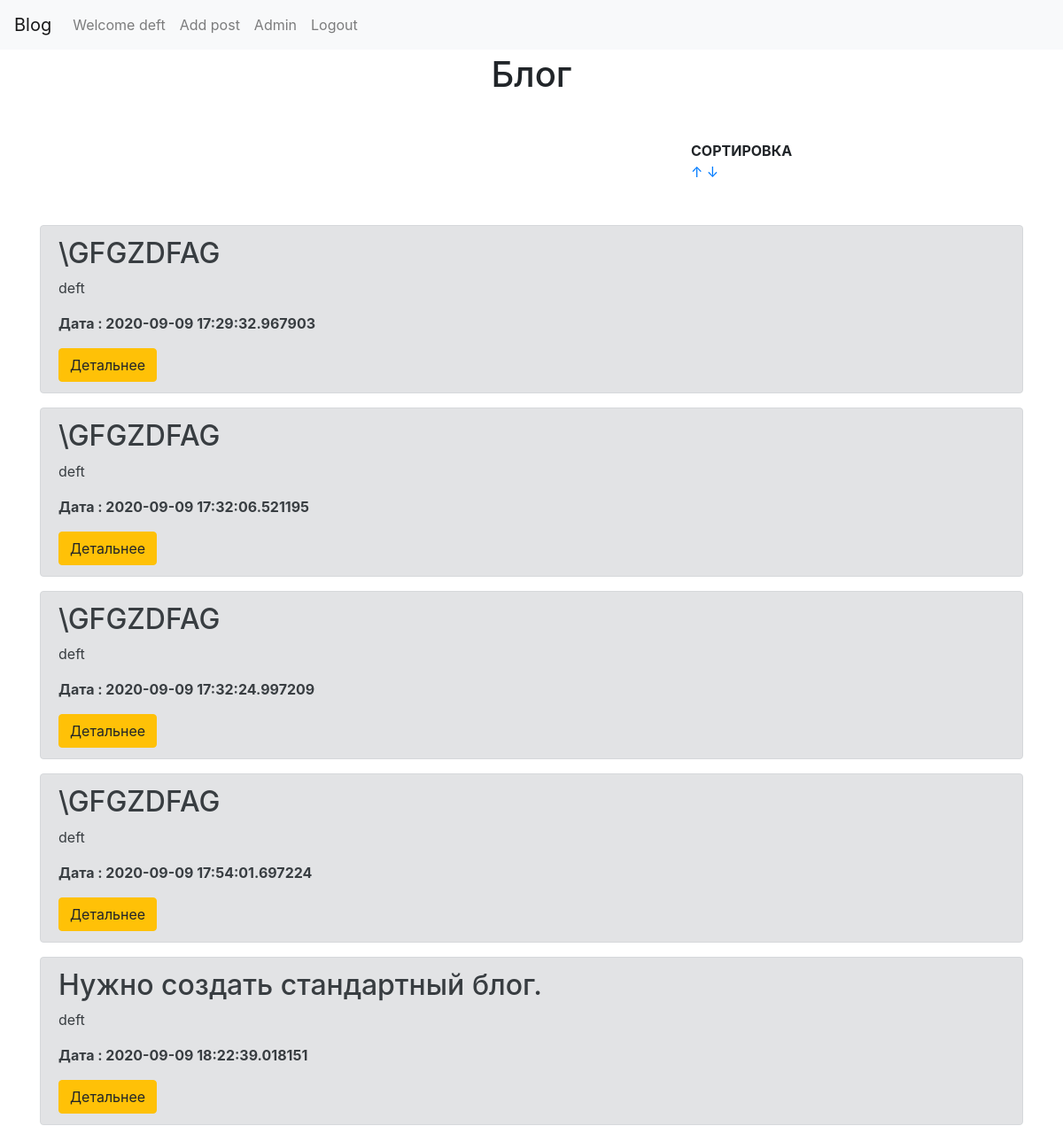
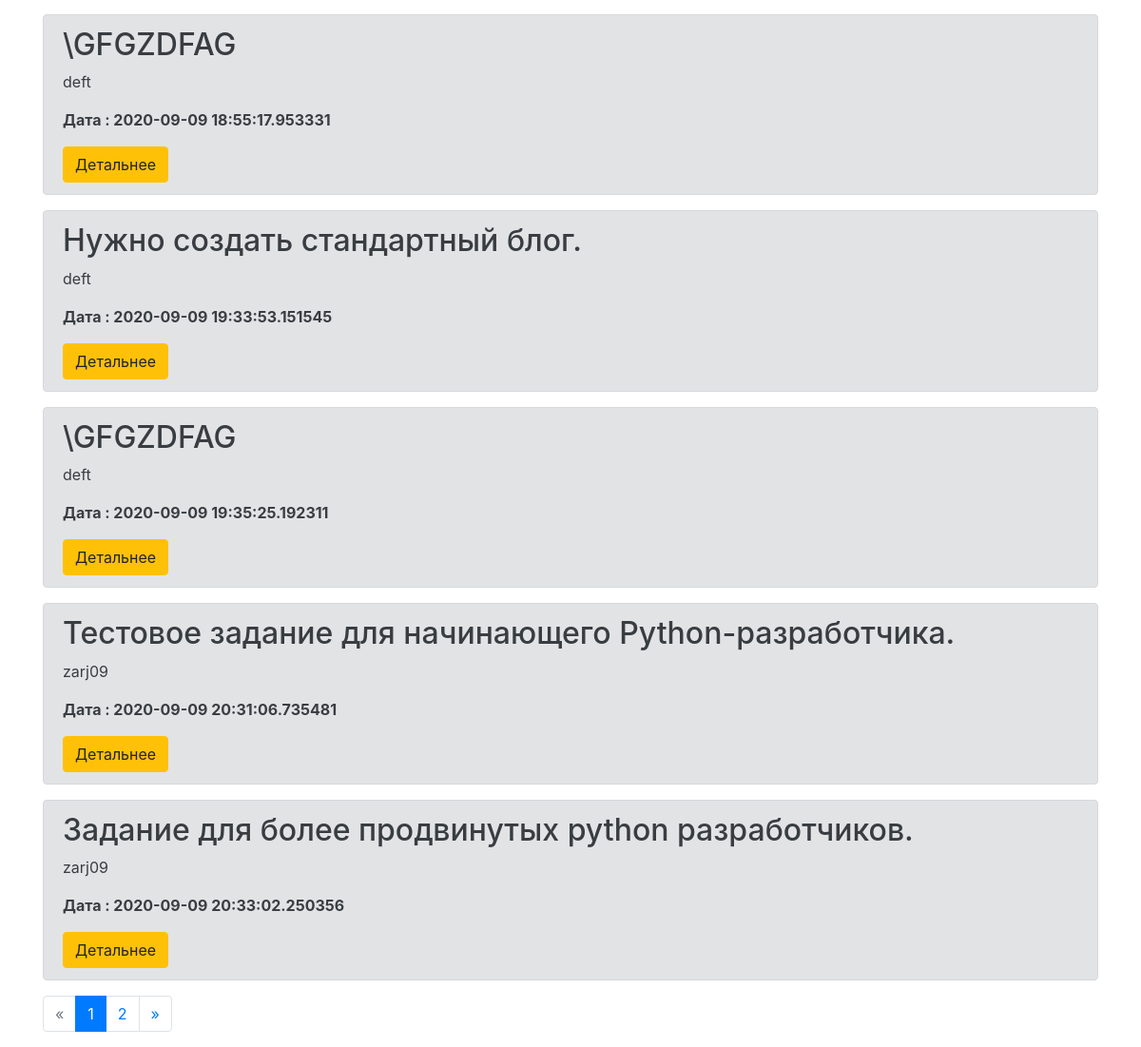
The page /?sort=1 (signed in) on the database its author committed (2 pictures, top to bottom).
### app.py (models this page shows, shortened)
class Users(db.Model, UserMixin):
    __tablename__ = 'Users'
    id=db.Column(db.Integer,primary_key=True)
    username=db.Column(db.String(50), nullable = False)
    email=db.Column(db.String(50), nullable = False)
    password = db.Column(db.String(250), nullable = False)
    creationData=db.Column(db.DateTime,default=datetime.now())

class Article(db.Model):
    __tablename__ = 'articl'
    id=db.Column(db.Integer,primary_key=True)
    Authors=db.Column(db.String(50), nullable = False)
    Header=db.Column(db.String(300), nullable = False)
    content = db.Column(db.String(1500), nullable = False)
    img1=db.Column(db.String(248), nullable=True)
    creationData=db.Column(db.DateTime,default=datetime.now())

### app.py (the view)
@app.route('/')
def index():
    order = request.args.get('sort')
    page=request.args.get('page')
    if order is not None:
        if order == '1':
            articles = Article.query.order_by(Article.creationData)
        elif order == '2':
            articles = Article.query.order_by(Article.creationData.desc())
    else:
        articles = Article.query.order_by(Article.creationData.desc())
    if page and page.isdigit():
        page=int(page)
    else:
        page=1
    pages=articles.paginate(page=page,per_page=10)
    return render_template('index.html',articles=articles,pages =pages)

### app.py (called while the page is built)
@login_manager.user_loader
def load_user(user_id):
    return Users.query.get(int(user_id))

### templates/index.html (shortened to what this page needs)
        {% extends "base.html" %}
        {% block content %}
    <div class="container">
        <h1 class="text-center mt-1"> Блог </h1>
            </div>
    <div class="row" style= margin-top:50px;margin-left:315px>
        <div class="col-md-2 offset-md-6">
            <span><b>СОРТИРОВКА</b></span>
            <a href="/?sort=1">&uarr;</a>
            <a href="/?sort=2">&darr;</a>
        </div>
</div>
<div class="container mt-5">
    {%for art in pages.items%}
    <div class="alert alert-secondary">
        <h2>{{art.Header}}</h2>
        <p>{{ art.Authors}}</p>
        <p><b>Дата : {{art.creationData}}</b></p>
        <a href="/show?id={{ art.id }}"class="btn btn-warning"> Детальнее </a>
    </div>
    {%endfor%}
            <nav aria-label="...">
                <ul class="pagination">
                  <li {%if not pages.prev_num%} class="page-item disabled" {%else%} class="page-item " {%endif%}>
                    <a class="page-link" href='./?page={{pages.prev_num}}' tabindex="-1">«</a>
                  </li>
                  {%for page in pages.iter_pages() %}
                  {%if  page==pages.page%} <li class="page-item active">{%endif%}
                      {%if page %}
                    <a class="page-link" href="./?page={{page}}">{{page}} <span class="sr-only">(current)</span></a>
                  </li>
                  {%else%}
                  <li class="page-item disabled"><a class="page-link" href="">...</a></li>
                  {%endif%}
                  {% endfor %}
                  <li {%if not pages.next_num%} class="page-item disabled" {%else%} class="page-item " {%endif%}>
                      <a class="page-link" href="./?page={{pages.next_num}}">»</a>
                  </li>
              </ul>
              </nav>        </div>
{% endblock %}

### templates/base.html (shortened to what this page needs)
<!DOCTYPE html>
    <head>
      <link rel="stylesheet" href="https://stackpath.bootstrapcdn.com/bootstrap/4.5.0/css/bootstrap.min.css">
      <nav class="navbar navbar-expand-lg navbar-light bg-light">
        <a class="navbar-brand" href="{{ url_for('index') }}"> Blog</a>
        <div class="collapse navbar-collapse" id="navbarNav">
          <ul class="navbar-nav">
            {% if current_user.is_authenticated %}
            <li class="nav-item">
              <a class="nav-link" > Welcome {{current_user.username}}</a>
            </li>
            <li class="nav-item">
              <a class="nav-link" href="{{ url_for('add') }}" > Add post</a>
            </li>
            <li class="nav-item">
              <a class="nav-link" href="\admin"  >Admin</a>
            </li>
            <li class="nav-item">
              <a class="nav-link" href="{{ url_for('logout') }}"> Logout</a>
            </li>
              {% endif %}
          </ul>
        </div>
      </nav>
      </head>
      <body>
        {%block content%} {%endblock%}
      </body>
</html>

### rows shown on the page
Users: username "deft"
Article: Header "\\GFGZDFAG", Authors "deft", creationData "2020-09-09 17:29:32.967903"
Article: Header "\\GFGZDFAG", Authors "deft", creationData "2020-09-09 17:32:06.521195"
Article: Header "\\GFGZDFAG", Authors "deft", creationData "2020-09-09 17:32:24.997209"
Article: Header "\\GFGZDFAG", Authors "deft", creationData "2020-09-09 17:54:01.697224"
Article: Header "Нужно создать стандартный блог.", Authors "deft", creationData "2020-09-09 18:22:39.018151"
Article: Header "\\GFGZDFAG", Authors "deft", creationData "2020-09-09 18:55:17.953331"
Article: Header "Нужно создать стандартный блог.", Authors "deft", creationData "2020-09-09 19:33:53.151545"
Article: Header "\\GFGZDFAG", Authors "deft", creationData "2020-09-09 19:35:25.192311"
Article: Header "Тестовое задание для начинающего Python-разработчика.", Authors "zarj09", creationData "2020-09-09 20:31:06.735481"
Article: Header "Задание для более продвинутых python разработчиков.", Authors "zarj09", creationData "2020-09-09 20:33:02.250356"

### other values the page prints
{{ page }} "1" "2"
